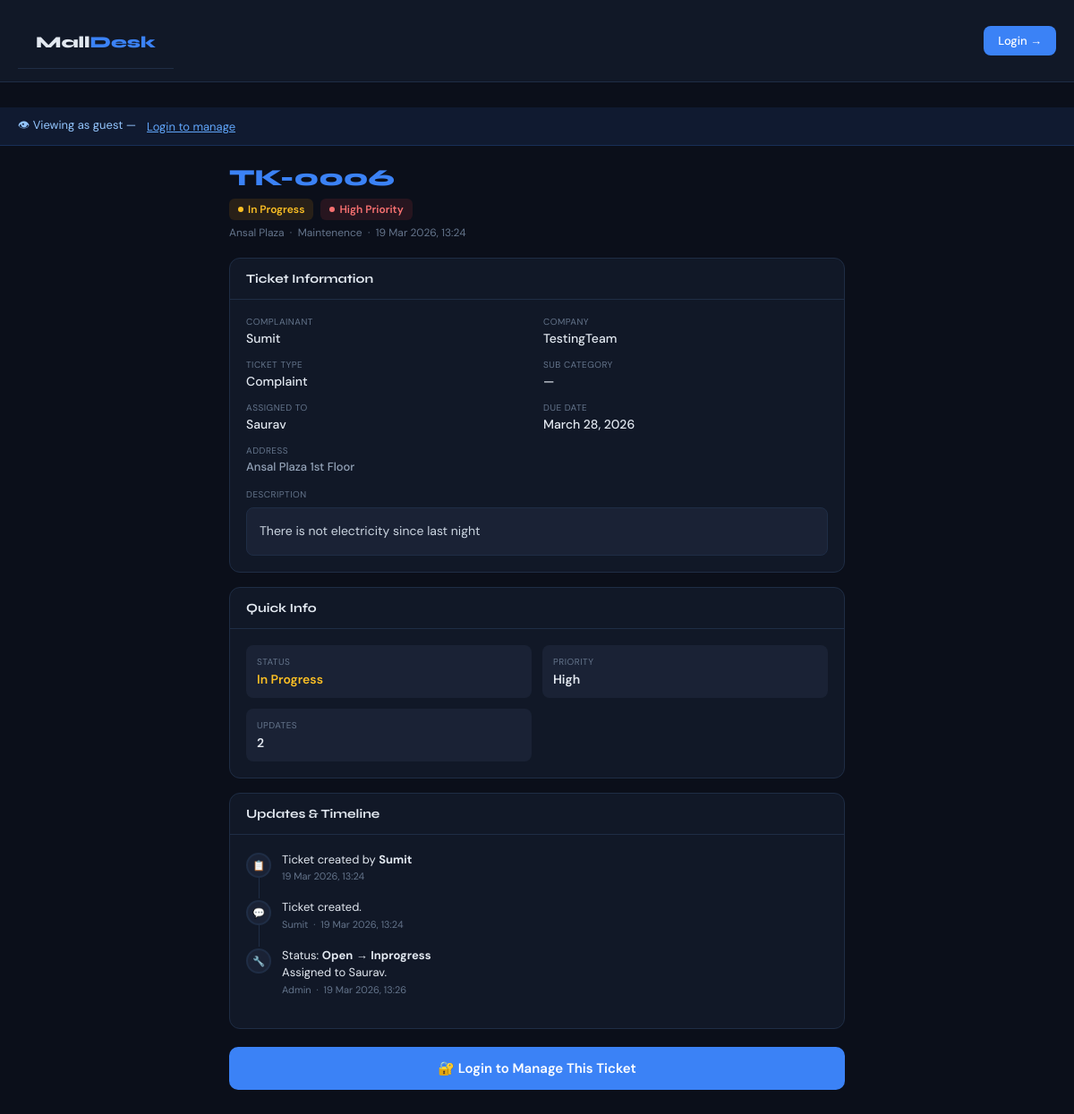
/tickets/6/, run on an earlier commit of the app's database.
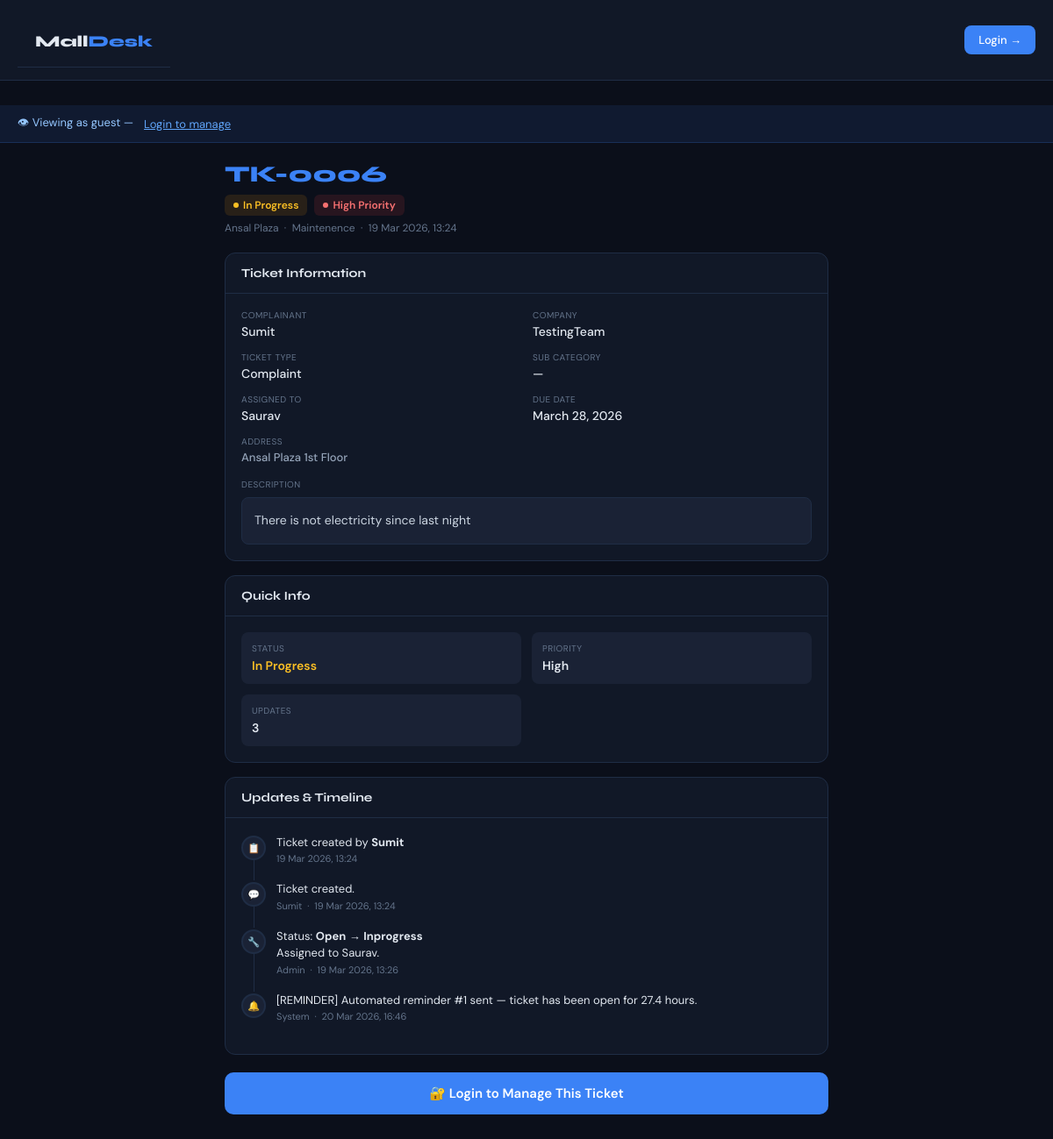
And on a later commit of the database.
### tickets/models.py (models this page shows, shortened)
class Ticket(models.Model):
    COMPLAINT  = 'complaint'
    REQUEST    = 'request'
    FEEDBACK   = 'feedback'
    MAINTENANCE = 'maintenance'
    TYPE_CHOICES = [
        (COMPLAINT,   'Complaint'),
        (REQUEST,     'Request'),
        (FEEDBACK,    'Feedback'),
        (MAINTENANCE, 'Maintenance'),
    ]
    OPEN       = 'open'
    IN_PROGRESS = 'in_progress'
    RESOLVED   = 'resolved'
    CLOSED     = 'closed'
    STATUS_CHOICES = [
        (OPEN,        'Open'),
        (IN_PROGRESS, 'In Progress'),
        (RESOLVED,    'Resolved'),
        (CLOSED,      'Closed'),
    ]
    LOW      = 'low'
    MEDIUM   = 'medium'
    HIGH     = 'high'
    CRITICAL = 'critical'
    PRIORITY_CHOICES = [
        (LOW,      'Low'),
        (MEDIUM,   'Medium'),
        (HIGH,     'High'),
        (CRITICAL, 'Critical'),
    ]
    ticket_id           = models.CharField(max_length=20, unique=True, editable=False)
    shop                = models.ForeignKey('Shop', on_delete=models.SET_NULL, null=True, blank=True, related_name='tickets')
    complainant_name    = models.CharField(max_length=200)
    complainant_company = models.CharField(max_length=200, blank=True)
    complainant_address = models.TextField(blank=True)
    mall                = models.ForeignKey(Mall, on_delete=models.PROTECT, related_name='tickets')
    ticket_type         = models.CharField(max_length=20, choices=TYPE_CHOICES, default=COMPLAINT)
    ticket_status       = models.CharField(max_length=20, choices=STATUS_CHOICES, default=OPEN)
    department          = models.ForeignKey(Department, on_delete=models.PROTECT, related_name='tickets')
    sub_category        = models.ForeignKey(SubCategory, on_delete=models.SET_NULL, null=True, blank=True, related_name='tickets')
    priority            = models.CharField(max_length=10, choices=PRIORITY_CHOICES, default=MEDIUM)
    complaint_description = models.TextField()
    resolution          = models.TextField(blank=True)
    created_by          = models.ForeignKey(settings.AUTH_USER_MODEL, on_delete=models.SET_NULL, null=True,
                                            related_name='created_tickets')
    assigned_to         = models.ForeignKey(settings.AUTH_USER_MODEL, on_delete=models.SET_NULL, null=True, blank=True,
                                            related_name='assigned_tickets')
    escalated           = models.BooleanField(default=False)
    escalated_at        = models.DateTimeField(null=True, blank=True)
    escalated_from      = models.ForeignKey(settings.AUTH_USER_MODEL, on_delete=models.SET_NULL, null=True, blank=True,
                                            related_name='escalated_tickets')
    escalation_count    = models.PositiveIntegerField(default=0)
    created_at          = models.DateTimeField(auto_now_add=True)
    due_date            = models.DateField(null=True, blank=True)
    resolved_on         = models.DateTimeField(null=True, blank=True)
    class Meta:
        ordering = ['-created_at']
    @property
    def resolution_time(self):
        if self.resolved_on and self.created_at:
            delta = self.resolved_on - self.created_at
            return round(delta.total_seconds() / 3600, 1)
        return None
    @property
    def is_overdue(self):
        if self.due_date and self.ticket_status not in [self.RESOLVED, self.CLOSED]:
            return timezone.now().date() > self.due_date
        return False

class TicketUpdate(models.Model):
    ticket     = models.ForeignKey(Ticket, on_delete=models.CASCADE, related_name='updates')
    updated_by = models.ForeignKey(settings.AUTH_USER_MODEL, on_delete=models.SET_NULL, null=True)
    old_status = models.CharField(max_length=20, blank=True)
    new_status = models.CharField(max_length=20, blank=True)
    note       = models.TextField()
    created_at = models.DateTimeField(auto_now_add=True)
    class Meta:
        ordering = ['created_at']

class Mall(models.Model):
    name       = models.CharField(max_length=200)
    location   = models.CharField(max_length=300)
    is_active  = models.BooleanField(default=True)
    created_at = models.DateTimeField(auto_now_add=True)
    class Meta:
        ordering = ['name']

class Department(models.Model):
    mall       = models.ForeignKey(Mall, on_delete=models.CASCADE, related_name='departments', null=True, blank=True,
                                   help_text="Leave blank to apply to all malls")
    name       = models.CharField(max_length=150)
    is_active  = models.BooleanField(default=True)
    class Meta:
        ordering = ['name']

### accounts/models.py (models this page shows, shortened)
class User(AbstractBaseUser, PermissionsMixin):
    EXTERNAL = 'external'   # Customer / shop owner outside the company
    INTERNAL = 'internal'   # Employee assigned to handle tickets
    MANAGER  = 'manager'    # Can assign tickets, track tasks
    ADMIN    = 'admin'      # Full access, creates internal users
    ROLE_CHOICES = [
        (EXTERNAL, 'External User'),
        (INTERNAL, 'Internal User'),
        (MANAGER,  'Manager'),
        (ADMIN,    'Admin'),
    ]
    email           = models.EmailField(unique=True)
    full_name       = models.CharField(max_length=150)
    mobile          = models.CharField(max_length=20, blank=True)
    role            = models.CharField(max_length=20, choices=ROLE_CHOICES, default=EXTERNAL)
    business_name   = models.CharField(max_length=200, blank=True, help_text="Shop/Business name for external users")
    project         = models.ForeignKey(
        'tickets.Mall', null=True, blank=True,
        on_delete=models.SET_NULL, related_name='external_users'
    )
    department      = models.ForeignKey(
        'tickets.Department', null=True, blank=True,
        on_delete=models.SET_NULL, related_name='members'
    )
    designation     = models.ForeignKey(
        'tickets.Designation', null=True, blank=True,
        on_delete=models.SET_NULL, related_name='users'
    )
    is_active       = models.BooleanField(default=True)
    is_staff        = models.BooleanField(default=False)
    date_joined     = models.DateTimeField(auto_now_add=True)
    objects = UserManager()
    USERNAME_FIELD  = 'email'
    REQUIRED_FIELDS = ['full_name']
    class Meta:
        verbose_name = 'User'
        verbose_name_plural = 'Users'
        ordering = ['-date_joined']

### tickets/views.py (the view)
# urls.py: path('tickets/<int:pk>/',        views.ticket_detail, name='ticket_detail'),
def ticket_detail(request, pk):
    ticket = get_object_or_404(Ticket, pk=pk)
    if request.user.is_authenticated and request.user.is_external:
        if ticket.created_by != request.user:
            messages.error(request, "You don't have permission to view this ticket.")
            return redirect('ticket_list')
    update_form  = TicketUpdateForm()
    assign_form  = TicketAssignForm(instance=ticket)
    resolve_form = TicketResolveForm(instance=ticket)
    from django.conf import settings as django_settings
    whatsapp_number = getattr(django_settings, 'WHATSAPP_NOTIFY_NUMBER', '')
    ticket_url = request.build_absolute_uri(request.path)
    ticket_fields = [
        ('Complainant Name',    ticket.complainant_name),
        ('Company Name',        ticket.complainant_company or '—'),
        ('Mall / Location',     ticket.mall.name),
        ('Ticket Type',         ticket.get_ticket_type_display()),
        ('Department',          ticket.department.name),
        ('Sub Category',        ticket.sub_category.name if ticket.sub_category else '—'),
        ('Due Date',            ticket.due_date or 'Not set'),
        ('Created At',          ticket.created_at.strftime('%d %b %Y, %H:%M')),
    ]
    from .models import Designation
    from django.db.models import Q
    designations = Designation.objects.filter(
        is_active=True
    ).filter(
        Q(department=ticket.department) | Q(department__isnull=True)
    ).order_by('level_order')
    return render(request, 'tickets/ticket_detail.html', {
        'ticket':          ticket,
        'updates':         ticket.updates.all(),
        'update_form':     update_form,
        'assign_form':     assign_form,
        'resolve_form':    resolve_form,
        'whatsapp_number': whatsapp_number,
        'ticket_url':      ticket_url,
        'ticket_fields':   ticket_fields,
        'designations':    designations,
    })

### templates/tickets/ticket_detail.html (shortened to what the changed rows need)
{% extends 'base.html' %}
{% block public_content %}
<!DOCTYPE html>
<html lang="en">
<head>
</head>
<body>
<div class="wrap">
  <div class="ticket-header">
    <div class="ticket-id">{{ ticket.ticket_id }}</div>
    <div class="badges">
      <span class="badge badge-{{ ticket.ticket_status }}"><span class="dot"></span>{{ ticket.get_ticket_status_display }}</span>
      <span class="badge badge-{{ ticket.priority }}"><span class="dot"></span>{{ ticket.get_priority_display }} Priority</span>
    </div>
    <div class="meta">{{ ticket.mall.name }} &nbsp;·&nbsp; {{ ticket.department.name }} &nbsp;·&nbsp; {{ ticket.created_at|date:"d M Y, H:i" }}</div>
  </div>
  <div class="card">
    <div class="card-body">
      <div class="info-grid">
        <div>
          <div class="info-label">Complainant</div>
          <div class="info-value">{{ ticket.complainant_name }}</div>
        </div>
        <div>
          <div class="info-label">Company</div>
          <div class="info-value">{{ ticket.complainant_company|default:"—" }}</div>
        </div>
        <div>
          <div class="info-label">Ticket Type</div>
          <div class="info-value">{{ ticket.get_ticket_type_display }}</div>
        </div>
        <div>
          <div class="info-label">Sub Category</div>
          <div class="info-value">{{ ticket.sub_category.name|default:"—" }}</div>
        </div>
        <div>
          <div class="info-label">Assigned To</div>
          <div class="info-value">{{ ticket.assigned_to.full_name|default:"Unassigned" }}</div>
        </div>
        <div>
          <div class="info-label">Due Date</div>
          <div class="info-value {% if ticket.is_overdue %}overdue{% endif %}">{{ ticket.due_date|default:"Not set" }}</div>
        </div>
      </div>
      {% if ticket.complainant_address %}
      <div style="margin-top:14px;">
        <div class="info-label">Address</div>
        <div class="info-value" style="font-size:13px;color:#94a3b8;margin-top:3px;">{{ ticket.complainant_address }}</div>
      </div>
      {% endif %}
      <div style="margin-top:16px;">
        <div class="info-label" style="margin-bottom:8px;">Description</div>
        <div class="desc-box">{{ ticket.complaint_description }}</div>
      </div>
    </div>
  </div>
  <div class="card">
    <div class="card-body">
      <div class="quick-grid">
        <div class="quick-item">
          <div class="quick-label">Status</div>
          <div class="quick-value status-{{ ticket.ticket_status }}">{{ ticket.get_ticket_status_display }}</div>
        </div>
        <div class="quick-item">
          <div class="quick-label">Priority</div>
          <div class="quick-value">{{ ticket.get_priority_display }}</div>
        </div>
        <div class="quick-item">
          <div class="quick-label">Updates</div>
          <div class="quick-value">{{ updates.count }}</div>
        </div>
      </div>
    </div>
  </div>
  <div class="card">
    <div class="card-body">
      <div class="timeline">
        <div class="tl-item">
          <div>
            <div class="tl-text">Ticket created by <strong>{{ ticket.created_by.full_name|default:ticket.complainant_name }}</strong></div>
            <div class="tl-meta">{{ ticket.created_at|date:"d M Y, H:i" }}</div>
          </div>
        </div>
        {% for update in updates %}
        <div class="tl-item">
          <div class="tl-icon">
            {% if update.new_status == 'resolved' %}✅
            {% elif update.new_status == 'in_progress' %}🔧
            {% elif update.new_status == 'closed' %}🔒
            {% elif update.note|slice:":10" == '[REMINDER]' %}🔔
            {% else %}💬{% endif %}
          </div>
          <div>
            <div class="tl-text">
              {% if update.old_status and update.new_status %}
                Status: <strong>{{ update.old_status|cut:"_"|title }}</strong> → <strong>{{ update.new_status|cut:"_"|title }}</strong>
                {% if update.note %}<br>{{ update.note }}{% endif %}
              {% else %}
                {{ update.note }}
              {% endif %}
            </div>
            <div class="tl-meta">{{ update.updated_by.full_name|default:"System" }} &nbsp;·&nbsp; {{ update.created_at|date:"d M Y, H:i" }}</div>
          </div>
        </div>
        {% empty %}
        <div style="color:#64748b;font-size:13px;">No updates yet.</div>
        {% endfor %}
      </div>
    </div>
  </div>
</div>
</body>
</html>
{% endblock %}

What changed in the data, as far as the page shows it:
computed for Ticket "TK-0006": count "2" → "3"
added TicketUpdate: note "[REMINDER] Automated reminder #1 sent — ticket has been open for 27.4 hours.", updated_by.full_name "System", created_at "20 Mar 2026, 16:46"
